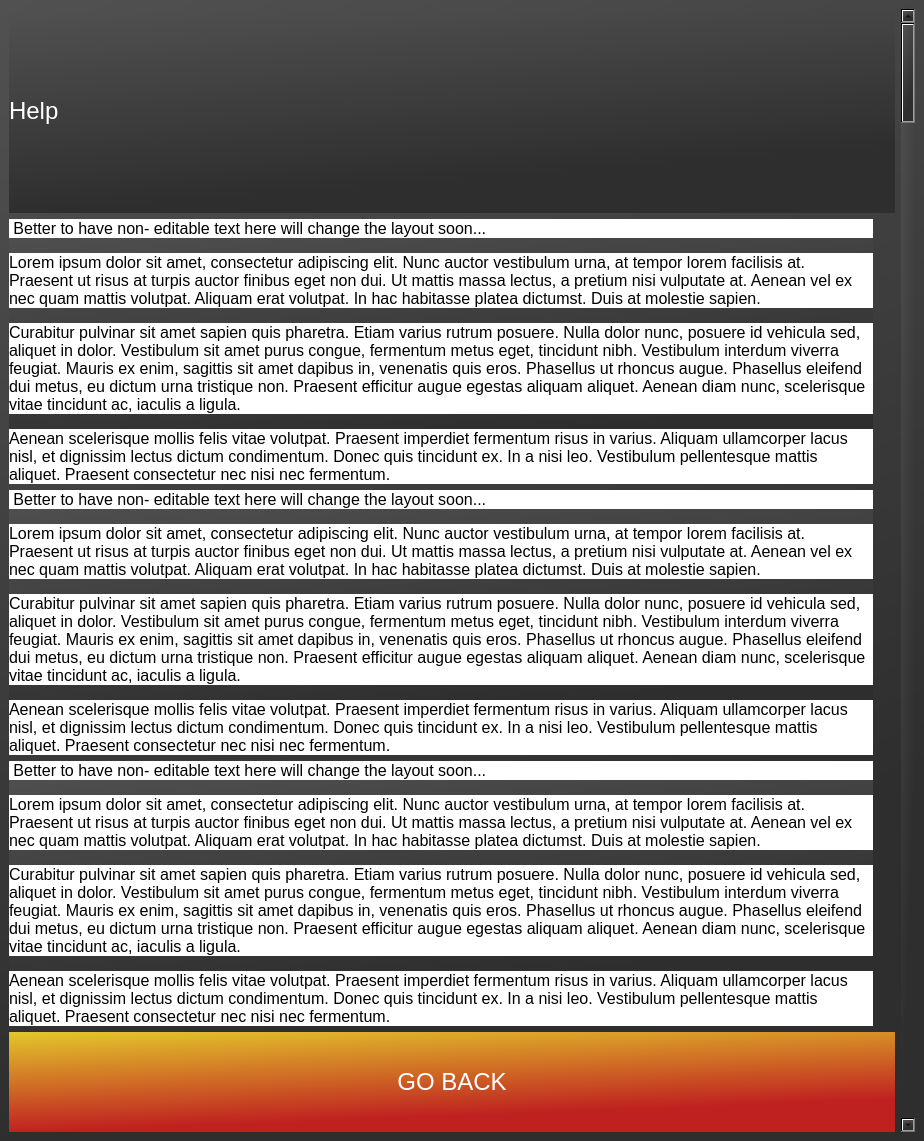
<?xml version="1.0" encoding="UTF-8"?>
<ui version="4.0">
 <class>MainWindow</class>
 <widget class="QMainWindow" name="MainWindow">
  <property name="geometry">
   <rect>
    <x>0</x>
    <y>0</y>
    <width>924</width>
    <height>1141</height>
   </rect>
  </property>
  <property name="windowTitle">
   <string>MainWindow</string>
  </property>
  <property name="styleSheet">
   <string notr="true">border: unset;
background-color: qlineargradient(spread:pad, x1:0, y1:0, x2:0.306, y2:0.909091, stop:0 rgba(81, 81, 81, 255), stop:1 rgba(46, 46, 46, 255));</string>
  </property>
  <widget class="QWidget" name="app">
   <layout class="QVBoxLayout" name="verticalLayout_2">
    <item>
     <layout class="QHBoxLayout" name="horizontalLayout">
      <item>
       <layout class="QVBoxLayout" name="verticalLayout">
        <item>
         <widget class="QLabel" name="Help">
          <property name="styleSheet">
           <string notr="true">font-size:24px;
color:white;
text-align:center;</string>
          </property>
          <property name="text">
           <string>Help</string>
          </property>
         </widget>
        </item>
        <item>
         <widget class="QLabel" name="Help_par3">
          <property name="maximumSize">
           <size>
            <width>864</width>
            <height>16777215</height>
           </size>
          </property>
          <property name="text">
           <string>&lt;!DOCTYPE HTML PUBLIC &quot;-//W3C//DTD HTML 4.0//EN&quot; &quot;http://www.w3.org/TR/REC-html40/strict.dtd&quot;&gt;
&lt;html&gt;&lt;head&gt;&lt;meta name=&quot;qrichtext&quot; content=&quot;1&quot; /&gt;&lt;style type=&quot;text/css&quot;&gt;
p, li { white-space: pre-wrap; }
&lt;/style&gt;&lt;/head&gt;&lt;body style=&quot; font-family:'MS Shell Dlg 2'; font-size:8pt; font-weight:400; font-style:normal;&quot;&gt;
&lt;p style=&quot; margin-top:0px; margin-bottom:15px; margin-left:0px; margin-right:0px; -qt-block-indent:0; text-indent:0px; background-color:#ffffff;&quot;&gt;&lt;span style=&quot; font-family:'Open Sans,Arial,sans-serif'; font-size:12pt; color:#000000; background-color:#ffffff;&quot;&gt; Better to have non- editable text here will change the layout soon...&lt;/span&gt;&lt;/p&gt;
&lt;p style=&quot; margin-top:0px; margin-bottom:15px; margin-left:0px; margin-right:0px; -qt-block-indent:0; text-indent:0px; background-color:#ffffff;&quot;&gt;&lt;span style=&quot; font-family:'Open Sans,Arial,sans-serif'; font-size:12pt; color:#000000; background-color:#ffffff;&quot;&gt;Lorem ipsum dolor sit amet, consectetur adipiscing elit. Nunc auctor vestibulum urna, at tempor lorem facilisis at. Praesent ut risus at turpis auctor finibus eget non dui. Ut mattis massa lectus, a pretium nisi vulputate at. Aenean vel ex nec quam mattis volutpat. Aliquam erat volutpat. In hac habitasse platea dictumst. Duis at molestie sapien.&lt;/span&gt;&lt;/p&gt;
&lt;p style=&quot; margin-top:0px; margin-bottom:15px; margin-left:0px; margin-right:0px; -qt-block-indent:0; text-indent:0px; background-color:#ffffff;&quot;&gt;&lt;span style=&quot; font-family:'Open Sans,Arial,sans-serif'; font-size:12pt; color:#000000; background-color:#ffffff;&quot;&gt;Curabitur pulvinar sit amet sapien quis pharetra. Etiam varius rutrum posuere. Nulla dolor nunc, posuere id vehicula sed, aliquet in dolor. Vestibulum sit amet purus congue, fermentum metus eget, tincidunt nibh. Vestibulum interdum viverra feugiat. Mauris ex enim, sagittis sit amet dapibus in, venenatis quis eros. Phasellus ut rhoncus augue. Phasellus eleifend dui metus, eu dictum urna tristique non. Praesent efficitur augue egestas aliquam aliquet. Aenean diam nunc, scelerisque vitae tincidunt ac, iaculis a ligula.&lt;/span&gt;&lt;/p&gt;
&lt;p style=&quot; margin-top:0px; margin-bottom:15px; margin-left:0px; margin-right:0px; -qt-block-indent:0; text-indent:0px; background-color:#ffffff;&quot;&gt;&lt;span style=&quot; font-family:'Open Sans,Arial,sans-serif'; font-size:12pt; color:#000000; background-color:#ffffff;&quot;&gt;Aenean scelerisque mollis felis vitae volutpat. Praesent imperdiet fermentum risus in varius. Aliquam ullamcorper lacus nisl, et dignissim lectus dictum condimentum. Donec quis tincidunt ex. In a nisi leo. Vestibulum pellentesque mattis aliquet. Praesent consectetur nec nisi nec fermentum.&lt;/span&gt;&lt;/p&gt;&lt;/body&gt;&lt;/html&gt;</string>
          </property>
          <property name="wordWrap">
           <bool>true</bool>
          </property>
         </widget>
        </item>
        <item>
         <widget class="QLabel" name="Help_par2">
          <property name="maximumSize">
           <size>
            <width>864</width>
            <height>16777215</height>
           </size>
          </property>
          <property name="text">
           <string>&lt;!DOCTYPE HTML PUBLIC &quot;-//W3C//DTD HTML 4.0//EN&quot; &quot;http://www.w3.org/TR/REC-html40/strict.dtd&quot;&gt;
&lt;html&gt;&lt;head&gt;&lt;meta name=&quot;qrichtext&quot; content=&quot;1&quot; /&gt;&lt;style type=&quot;text/css&quot;&gt;
p, li { white-space: pre-wrap; }
&lt;/style&gt;&lt;/head&gt;&lt;body style=&quot; font-family:'MS Shell Dlg 2'; font-size:8pt; font-weight:400; font-style:normal;&quot;&gt;
&lt;p style=&quot; margin-top:0px; margin-bottom:15px; margin-left:0px; margin-right:0px; -qt-block-indent:0; text-indent:0px; background-color:#ffffff;&quot;&gt;&lt;span style=&quot; font-family:'Open Sans,Arial,sans-serif'; font-size:12pt; color:#000000; background-color:#ffffff;&quot;&gt; Better to have non- editable text here will change the layout soon...&lt;/span&gt;&lt;/p&gt;
&lt;p style=&quot; margin-top:0px; margin-bottom:15px; margin-left:0px; margin-right:0px; -qt-block-indent:0; text-indent:0px; background-color:#ffffff;&quot;&gt;&lt;span style=&quot; font-family:'Open Sans,Arial,sans-serif'; font-size:12pt; color:#000000; background-color:#ffffff;&quot;&gt;Lorem ipsum dolor sit amet, consectetur adipiscing elit. Nunc auctor vestibulum urna, at tempor lorem facilisis at. Praesent ut risus at turpis auctor finibus eget non dui. Ut mattis massa lectus, a pretium nisi vulputate at. Aenean vel ex nec quam mattis volutpat. Aliquam erat volutpat. In hac habitasse platea dictumst. Duis at molestie sapien.&lt;/span&gt;&lt;/p&gt;
&lt;p style=&quot; margin-top:0px; margin-bottom:15px; margin-left:0px; margin-right:0px; -qt-block-indent:0; text-indent:0px; background-color:#ffffff;&quot;&gt;&lt;span style=&quot; font-family:'Open Sans,Arial,sans-serif'; font-size:12pt; color:#000000; background-color:#ffffff;&quot;&gt;Curabitur pulvinar sit amet sapien quis pharetra. Etiam varius rutrum posuere. Nulla dolor nunc, posuere id vehicula sed, aliquet in dolor. Vestibulum sit amet purus congue, fermentum metus eget, tincidunt nibh. Vestibulum interdum viverra feugiat. Mauris ex enim, sagittis sit amet dapibus in, venenatis quis eros. Phasellus ut rhoncus augue. Phasellus eleifend dui metus, eu dictum urna tristique non. Praesent efficitur augue egestas aliquam aliquet. Aenean diam nunc, scelerisque vitae tincidunt ac, iaculis a ligula.&lt;/span&gt;&lt;/p&gt;
&lt;p style=&quot; margin-top:0px; margin-bottom:15px; margin-left:0px; margin-right:0px; -qt-block-indent:0; text-indent:0px; background-color:#ffffff;&quot;&gt;&lt;span style=&quot; font-family:'Open Sans,Arial,sans-serif'; font-size:12pt; color:#000000; background-color:#ffffff;&quot;&gt;Aenean scelerisque mollis felis vitae volutpat. Praesent imperdiet fermentum risus in varius. Aliquam ullamcorper lacus nisl, et dignissim lectus dictum condimentum. Donec quis tincidunt ex. In a nisi leo. Vestibulum pellentesque mattis aliquet. Praesent consectetur nec nisi nec fermentum.&lt;/span&gt;&lt;/p&gt;&lt;/body&gt;&lt;/html&gt;</string>
          </property>
          <property name="wordWrap">
           <bool>true</bool>
          </property>
         </widget>
        </item>
        <item>
         <widget class="QLabel" name="Help_par1">
          <property name="maximumSize">
           <size>
            <width>864</width>
            <height>16777215</height>
           </size>
          </property>
          <property name="text">
           <string>&lt;!DOCTYPE HTML PUBLIC &quot;-//W3C//DTD HTML 4.0//EN&quot; &quot;http://www.w3.org/TR/REC-html40/strict.dtd&quot;&gt;
&lt;html&gt;&lt;head&gt;&lt;meta name=&quot;qrichtext&quot; content=&quot;1&quot; /&gt;&lt;style type=&quot;text/css&quot;&gt;
p, li { white-space: pre-wrap; }
&lt;/style&gt;&lt;/head&gt;&lt;body style=&quot; font-family:'MS Shell Dlg 2'; font-size:8pt; font-weight:400; font-style:normal;&quot;&gt;
&lt;p style=&quot; margin-top:0px; margin-bottom:15px; margin-left:0px; margin-right:0px; -qt-block-indent:0; text-indent:0px; background-color:#ffffff;&quot;&gt;&lt;span style=&quot; font-family:'Open Sans,Arial,sans-serif'; font-size:12pt; color:#000000; background-color:#ffffff;&quot;&gt; Better to have non- editable text here will change the layout soon...&lt;/span&gt;&lt;/p&gt;
&lt;p style=&quot; margin-top:0px; margin-bottom:15px; margin-left:0px; margin-right:0px; -qt-block-indent:0; text-indent:0px; background-color:#ffffff;&quot;&gt;&lt;span style=&quot; font-family:'Open Sans,Arial,sans-serif'; font-size:12pt; color:#000000; background-color:#ffffff;&quot;&gt;Lorem ipsum dolor sit amet, consectetur adipiscing elit. Nunc auctor vestibulum urna, at tempor lorem facilisis at. Praesent ut risus at turpis auctor finibus eget non dui. Ut mattis massa lectus, a pretium nisi vulputate at. Aenean vel ex nec quam mattis volutpat. Aliquam erat volutpat. In hac habitasse platea dictumst. Duis at molestie sapien.&lt;/span&gt;&lt;/p&gt;
&lt;p style=&quot; margin-top:0px; margin-bottom:15px; margin-left:0px; margin-right:0px; -qt-block-indent:0; text-indent:0px; background-color:#ffffff;&quot;&gt;&lt;span style=&quot; font-family:'Open Sans,Arial,sans-serif'; font-size:12pt; color:#000000; background-color:#ffffff;&quot;&gt;Curabitur pulvinar sit amet sapien quis pharetra. Etiam varius rutrum posuere. Nulla dolor nunc, posuere id vehicula sed, aliquet in dolor. Vestibulum sit amet purus congue, fermentum metus eget, tincidunt nibh. Vestibulum interdum viverra feugiat. Mauris ex enim, sagittis sit amet dapibus in, venenatis quis eros. Phasellus ut rhoncus augue. Phasellus eleifend dui metus, eu dictum urna tristique non. Praesent efficitur augue egestas aliquam aliquet. Aenean diam nunc, scelerisque vitae tincidunt ac, iaculis a ligula.&lt;/span&gt;&lt;/p&gt;
&lt;p style=&quot; margin-top:0px; margin-bottom:15px; margin-left:0px; margin-right:0px; -qt-block-indent:0; text-indent:0px; background-color:#ffffff;&quot;&gt;&lt;span style=&quot; font-family:'Open Sans,Arial,sans-serif'; font-size:12pt; color:#000000; background-color:#ffffff;&quot;&gt;Aenean scelerisque mollis felis vitae volutpat. Praesent imperdiet fermentum risus in varius. Aliquam ullamcorper lacus nisl, et dignissim lectus dictum condimentum. Donec quis tincidunt ex. In a nisi leo. Vestibulum pellentesque mattis aliquet. Praesent consectetur nec nisi nec fermentum.&lt;/span&gt;&lt;/p&gt;&lt;/body&gt;&lt;/html&gt;</string>
          </property>
          <property name="wordWrap">
           <bool>true</bool>
          </property>
         </widget>
        </item>
        <item>
         <widget class="QPushButton" name="pushButton">
          <property name="minimumSize">
           <size>
            <width>0</width>
            <height>100</height>
           </size>
          </property>
          <property name="styleSheet">
           <string notr="true">BACKGROUND-COLOR: qlineargradient(spread:pad, x1:0, y1:0, x2:0.306, y2:0.909091, stop:0.00568182 rgba(227, 198, 43, 255), stop:1 rgba(191, 32, 32, 255));
font-size:24px;
color:white;</string>
          </property>
          <property name="text">
           <string>GO BACK</string>
          </property>
         </widget>
        </item>
       </layout>
      </item>
      <item>
       <widget class="QScrollBar" name="verticalScrollBar">
        <property name="sizePolicy">
         <sizepolicy hsizetype="Fixed" vsizetype="Minimum">
          <horstretch>0</horstretch>
          <verstretch>0</verstretch>
         </sizepolicy>
        </property>
        <property name="orientation">
         <enum>Qt::Vertical</enum>
        </property>
       </widget>
      </item>
     </layout>
    </item>
   </layout>
  </widget>
 </widget>
 <resources/>
 <connections/>
</ui>
